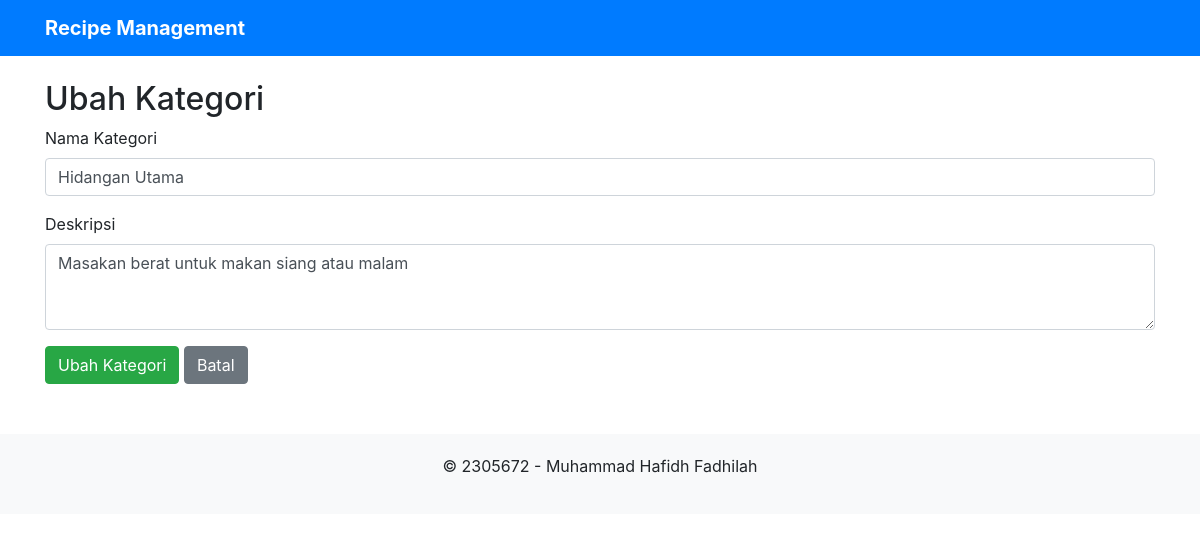
The page /views/categories/edit.php?id=2 on the database its author committed.
### tables this page shows
CREATE TABLE kategori (
    id INT NOT NULL AUTO_INCREMENT,
    nama VARCHAR(255) NOT NULL,
    deskripsi TEXT,
    PRIMARY KEY (id)
);

### models/Kategori.php (called while the page is built, shortened)
<?php
class Kategori {
    private $conn;
    private $table_name = "Kategori";
    public $id;
    public function __construct($db) {
        $this->conn = $db;
    }
    public function readOne() {
        $query = "SELECT id, nama, deskripsi FROM " . $this->table_name . " WHERE id = ? LIMIT 0,1";
        $stmt = $this->conn->prepare($query);
        $stmt->bindParam(1, $this->id);
        $stmt->execute();
        $row = $stmt->fetch(PDO::FETCH_ASSOC);
        if($row) {
            $this->nama = $row['nama'];
            $this->deskripsi = $row['deskripsi'];
            return true;
        }
        return false;
    }
}
?>

### views/categories/edit.php (the view, shortened to what this page needs)
<?php
include_once '../../models/Kategori.php';
$database = new Database();
$db = $database->getConnection();
$kategori = new Kategori($db);
$id = isset($_GET['id']) ? $_GET['id'] : die('ERROR: ID tidak ditemukan.');
$kategori->id = $id;
$kategori->readOne();
include_once '../../includes/header.php';
?>
<div class="container mt-4">
    <div class="row">
        <div class="col-md-12">
            <h2>Ubah Kategori</h2>
            <form action="<?php echo htmlspecialchars($_SERVER["PHP_SELF"] . "?id={$id}"); ?>" method="post">
                <div class="form-group">
                    <label for="nama">Nama Kategori</label>
                    <input type="text" class="form-control" id="nama" name="nama" value="<?php echo $kategori->nama; ?>" required>
                </div>
                <div class="form-group">
                    <label for="deskripsi">Deskripsi</label>
                    <textarea class="form-control" id="deskripsi" name="deskripsi" rows="3"><?php echo $kategori->deskripsi; ?></textarea>
                </div>
                <button type="submit" class="btn btn-success">Ubah Kategori</button>
                <a href="index.php" class="btn btn-secondary">Batal</a>
            </form>
        </div>
    </div>
</div>
<?php
include_once '../../includes/footer.php';
?>

### rows shown on the page
kategori: nama "Hidangan Utama", deskripsi "Masakan berat untuk makan siang atau malam"
